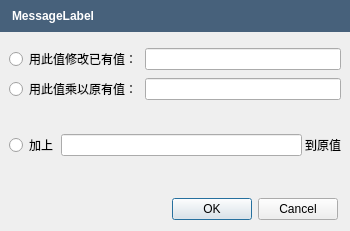
<?xml version="1.0" encoding="UTF-8"?>
<ui version="4.0">
 <class>EditAttributesValuesDialog</class>
 <widget class="QDialog" name="EditAttributesValuesDialog">
  <property name="geometry">
   <rect>
    <x>0</x>
    <y>0</y>
    <width>350</width>
    <height>231</height>
   </rect>
  </property>
  <property name="sizePolicy">
   <sizepolicy hsizetype="Minimum" vsizetype="Minimum">
    <horstretch>0</horstretch>
    <verstretch>0</verstretch>
   </sizepolicy>
  </property>
  <property name="minimumSize">
   <size>
    <width>350</width>
    <height>0</height>
   </size>
  </property>
  <property name="windowTitle">
   <string notr="true"/>
  </property>
  <property name="modal">
   <bool>true</bool>
  </property>
  <layout class="QVBoxLayout" name="verticalLayout_3" stretch="0,1,0">
   <property name="leftMargin">
    <number>0</number>
   </property>
   <property name="topMargin">
    <number>0</number>
   </property>
   <property name="rightMargin">
    <number>0</number>
   </property>
   <item>
    <widget class="QFrame" name="MessageFrame">
     <property name="sizePolicy">
      <sizepolicy hsizetype="Preferred" vsizetype="Maximum">
       <horstretch>0</horstretch>
       <verstretch>0</verstretch>
      </sizepolicy>
     </property>
     <property name="styleSheet">
      <string notr="true">background-color: rgb(71,97,123);</string>
     </property>
     <property name="frameShape">
      <enum>QFrame::NoFrame</enum>
     </property>
     <property name="frameShadow">
      <enum>QFrame::Plain</enum>
     </property>
     <property name="lineWidth">
      <number>0</number>
     </property>
     <layout class="QHBoxLayout" name="horizontalLayout_3" stretch="0">
      <property name="spacing">
       <number>5</number>
      </property>
      <property name="leftMargin">
       <number>12</number>
      </property>
      <item>
       <layout class="QHBoxLayout" name="horizontalLayout_2">
        <item>
         <widget class="QLabel" name="MessageLabel">
          <property name="styleSheet">
           <string notr="true">color: rgb(255, 255, 255);
font : bold;
</string>
          </property>
          <property name="text">
           <string notr="true">MessageLabel</string>
          </property>
         </widget>
        </item>
       </layout>
      </item>
     </layout>
    </widget>
   </item>
   <item>
    <widget class="QWidget" name="widget" native="true">
     <property name="sizePolicy">
      <sizepolicy hsizetype="Expanding" vsizetype="Expanding">
       <horstretch>0</horstretch>
       <verstretch>0</verstretch>
      </sizepolicy>
     </property>
     <layout class="QVBoxLayout" name="verticalLayout_2" stretch="0,0,0">
      <item>
       <layout class="QHBoxLayout" name="horizontalLayout">
        <property name="spacing">
         <number>3</number>
        </property>
        <property name="leftMargin">
         <number>0</number>
        </property>
        <property name="rightMargin">
         <number>0</number>
        </property>
        <property name="bottomMargin">
         <number>0</number>
        </property>
        <item>
         <widget class="QRadioButton" name="ReplaceRadioButton">
          <property name="text">
           <string>用此值修改已有值：</string>
          </property>
         </widget>
        </item>
        <item>
         <widget class="QLineEdit" name="ReplaceEdit"/>
        </item>
       </layout>
      </item>
      <item>
       <layout class="QHBoxLayout" name="horizontalLayout_7">
        <property name="spacing">
         <number>3</number>
        </property>
        <item>
         <widget class="QRadioButton" name="MultRadioButton">
          <property name="text">
           <string>用此值乘以原有值：</string>
          </property>
         </widget>
        </item>
        <item>
         <widget class="QLineEdit" name="MultEdit">
          <property name="text">
           <string/>
          </property>
         </widget>
        </item>
       </layout>
      </item>
      <item>
       <layout class="QHBoxLayout" name="horizontalLayout_8">
        <property name="spacing">
         <number>3</number>
        </property>
        <item>
         <widget class="QRadioButton" name="AddRadioButton">
          <property name="text">
           <string>加上</string>
          </property>
         </widget>
        </item>
        <item>
         <widget class="QLineEdit" name="AddEdit"/>
        </item>
        <item>
         <widget class="QLabel" name="label">
          <property name="text">
           <string>到原值</string>
          </property>
         </widget>
        </item>
       </layout>
      </item>
     </layout>
    </widget>
   </item>
   <item>
    <layout class="QHBoxLayout" name="horizontalLayout_4">
     <property name="leftMargin">
      <number>12</number>
     </property>
     <property name="rightMargin">
      <number>12</number>
     </property>
     <item>
      <widget class="QDialogButtonBox" name="ButtonBox">
       <property name="standardButtons">
        <set>QDialogButtonBox::Cancel|QDialogButtonBox::Ok</set>
       </property>
      </widget>
     </item>
    </layout>
   </item>
  </layout>
 </widget>
 <resources/>
 <connections/>
</ui>
